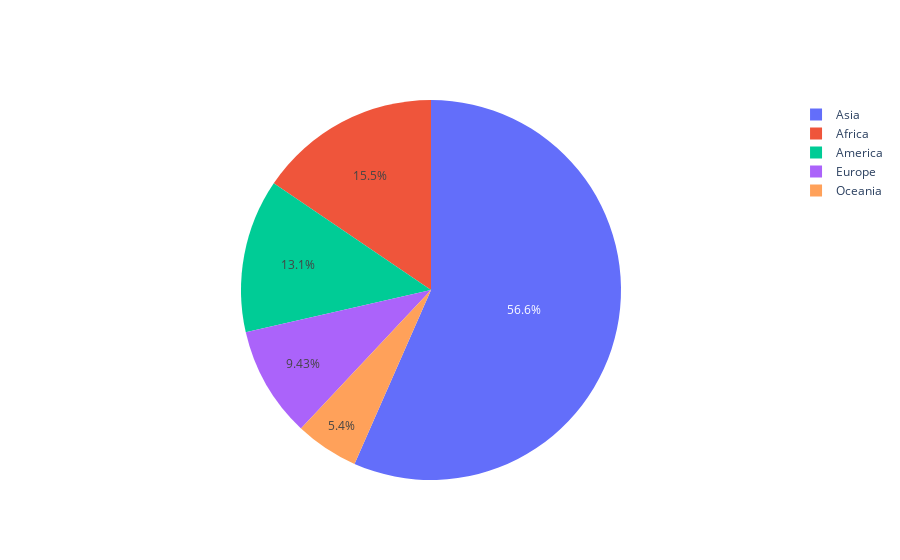

Notebook code for this chart:
### Markdown cell above
### We can plot pie chart using go.Pie. And We will simpy use data and let plotly figure out layout and fig object

### Code cell
pie = go.Pie(labels=continents, values=population)
data = [pie]
offline.iplot(data)

### Figure 1 — Plotly figure (JSON) as saved in the notebook; plotly's stock layout.template omitted (floating-point values rounded to 4 significant figures)
{"data": [{"labels": ["Asia", "Africa", "America", "Europe", "Oceania"], "type": "pie", "values": [4436, 1216, 1024, 739, 423]}], "layout": {"autosize": true}}
